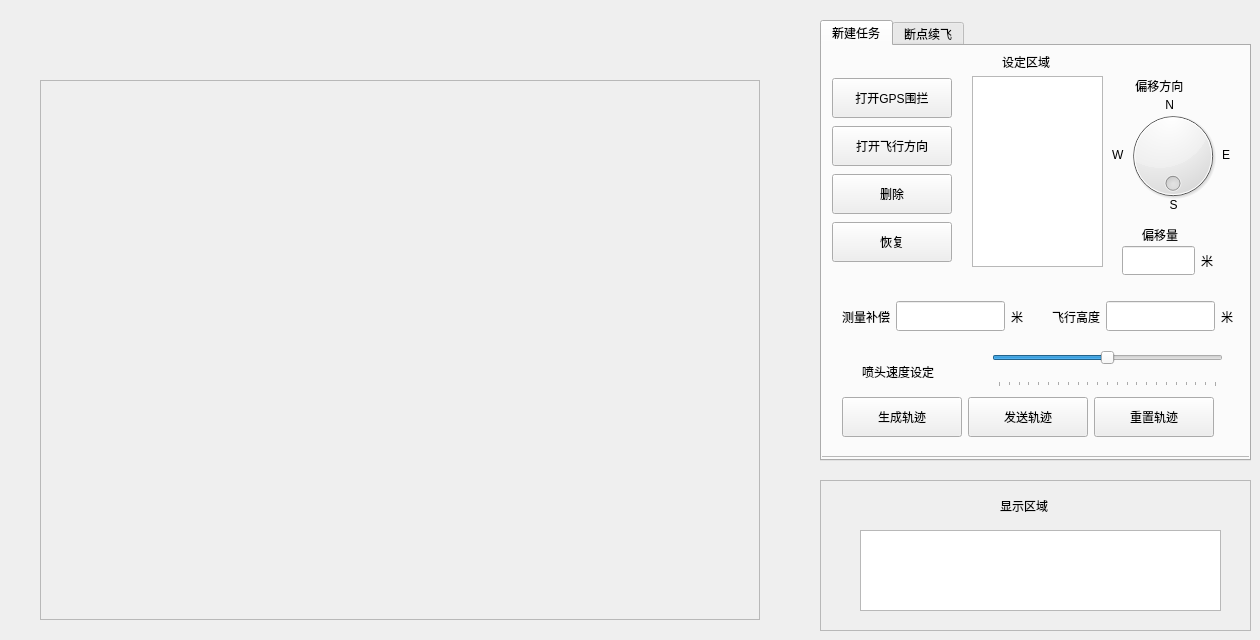
    <widget class="QWidget" name="tab_2">
     <attribute name="title">
      <string>飞行计划</string>
     </attribute>
     <widget class="QFrame" name="frame_Fly_Route">
      <property name="geometry">
       <rect>
        <x>40</x>
        <y>80</y>
        <width>720</width>
        <height>540</height>
       </rect>
      </property>
      <property name="minimumSize">
       <size>
        <width>720</width>
        <height>540</height>
       </size>
      </property>
      <property name="maximumSize">
       <size>
        <width>720</width>
        <height>540</height>
       </size>
      </property>
      <property name="frameShape">
       <enum>QFrame::StyledPanel</enum>
      </property>
      <property name="frameShadow">
       <enum>QFrame::Raised</enum>
      </property>
     </widget>
     <widget class="QFrame" name="frame_2">
      <property name="geometry">
       <rect>
        <x>820</x>
        <y>480</y>
        <width>431</width>
        <height>151</height>
       </rect>
      </property>
      <property name="frameShape">
       <enum>QFrame::StyledPanel</enum>
      </property>
      <property name="frameShadow">
       <enum>QFrame::Raised</enum>
      </property>
      <widget class="QLabel" name="label_43">
       <property name="geometry">
        <rect>
         <x>180</x>
         <y>10</y>
         <width>61</width>
         <height>31</height>
        </rect>
       </property>
       <property name="lineWidth">
        <number>2</number>
       </property>
       <property name="text">
        <string>显示区域</string>
       </property>
       <property name="scaledContents">
        <bool>false</bool>
       </property>
      </widget>
      <widget class="QTextBrowser" name="textBrowser_Offboard_Message">
       <property name="geometry">
        <rect>
         <x>40</x>
         <y>50</y>
         <width>361</width>
         <height>81</height>
        </rect>
       </property>
       <property name="maximumSize">
        <size>
         <width>2000</width>
         <height>16777215</height>
        </size>
       </property>
      </widget>
     </widget>
     <widget class="QTabWidget" name="tabWidget_Flight_Settings">
      <property name="geometry">
       <rect>
        <x>820</x>
        <y>20</y>
        <width>431</width>
        <height>441</height>
       </rect>
      </property>
      <property name="currentIndex">
       <number>0</number>
      </property>
      <widget class="QWidget" name="tab_4">
       <attribute name="title">
        <string>新建任务</string>
       </attribute>
       <widget class="QFrame" name="frame">
        <property name="geometry">
         <rect>
          <x>-10</x>
          <y>-10</y>
          <width>441</width>
          <height>421</height>
         </rect>
        </property>
        <property name="frameShape">
         <enum>QFrame::StyledPanel</enum>
        </property>
        <property name="frameShadow">
         <enum>QFrame::Raised</enum>
        </property>
        <widget class="QSlider" name="horizontalSlider_Spray">
         <property name="geometry">
          <rect>
           <x>180</x>
           <y>300</y>
           <width>231</width>
           <height>51</height>
          </rect>
         </property>
         <property name="cursor">
          <cursorShape>OpenHandCursor</cursorShape>
         </property>
         <property name="minimum">
          <number>-11</number>
         </property>
         <property name="maximum">
          <number>11</number>
         </property>
         <property name="singleStep">
          <number>1</number>
         </property>
         <property name="pageStep">
          <number>10</number>
         </property>
         <property name="value">
          <number>0</number>
         </property>
         <property name="orientation">
          <enum>Qt::Horizontal</enum>
         </property>
         <property name="tickPosition">
          <enum>QSlider::TicksBelow</enum>
         </property>
        </widget>
        <widget class="QLabel" name="label_38">
         <property name="geometry">
          <rect>
           <x>50</x>
           <y>320</y>
           <width>121</width>
           <height>31</height>
          </rect>
         </property>
         <property name="text">
          <string>喷头速度设定</string>
         </property>
        </widget>
        <widget class="QLabel" name="label_40">
         <property name="geometry">
          <rect>
           <x>190</x>
           <y>10</y>
           <width>61</width>
           <height>31</height>
          </rect>
         </property>
         <property name="lineWidth">
          <number>2</number>
         </property>
         <property name="text">
          <string>设定区域</string>
         </property>
         <property name="scaledContents">
          <bool>false</bool>
         </property>
        </widget>
        <widget class="QListWidget" name="listWidget_GPS_Point">
         <property name="geometry">
          <rect>
           <x>160</x>
           <y>40</y>
           <width>131</width>
           <height>191</height>
          </rect>
         </property>
        </widget>
        <widget class="QLabel" name="label_7">
         <property name="geometry">
          <rect>
           <x>330</x>
           <y>190</y>
           <width>67</width>
           <height>17</height>
          </rect>
         </property>
         <property name="text">
          <string>偏移量</string>
         </property>
        </widget>
        <widget class="QDial" name="dial_Offset_Angle">
         <property name="geometry">
          <rect>
           <x>311</x>
           <y>70</y>
           <width>100</width>
           <height>100</height>
          </rect>
         </property>
         <property name="maximum">
          <number>360</number>
         </property>
         <property name="pageStep">
          <number>360</number>
         </property>
         <property name="orientation">
          <enum>Qt::Vertical</enum>
         </property>
         <property name="invertedAppearance">
          <bool>false</bool>
         </property>
         <property name="invertedControls">
          <bool>true</bool>
         </property>
         <property name="wrapping">
          <bool>true</bool>
         </property>
         <property name="notchTarget">
          <double>10.000000000000000</double>
         </property>
         <property name="notchesVisible">
          <bool>false</bool>
         </property>
        </widget>
        <widget class="QLabel" name="label_11">
         <property name="geometry">
          <rect>
           <x>310</x>
           <y>40</y>
           <width>91</width>
           <height>20</height>
          </rect>
         </property>
         <property name="text">
          <string>    偏移方向</string>
         </property>
        </widget>
        <widget class="QWidget" name="layoutWidget">
         <property name="geometry">
          <rect>
           <x>30</x>
           <y>360</y>
           <width>374</width>
           <height>42</height>
          </rect>
         </property>
         <layout class="QHBoxLayout" name="horizontalLayout_2">
          <item>
           <widget class="QPushButton" name="pushButton_Route_Generate">
            <property name="minimumSize">
             <size>
              <width>120</width>
              <height>40</height>
             </size>
            </property>
            <property name="maximumSize">
             <size>
              <width>120</width>
              <height>40</height>
             </size>
            </property>
            <property name="text">
             <string>生成轨迹</string>
            </property>
           </widget>
          </item>
          <item>
           <widget class="QPushButton" name="pushButton_Route_Send">
            <property name="minimumSize">
             <size>
              <width>120</width>
              <height>40</height>
             </size>
            </property>
            <property name="maximumSize">
             <size>
              <width>120</width>
              <height>40</height>
             </size>
            </property>
            <property name="text">
             <string>发送轨迹</string>
            </property>
           </widget>
          </item>
          <item>
           <widget class="QPushButton" name="pushButton_Route_Reset">
            <property name="minimumSize">
             <size>
              <width>120</width>
              <height>40</height>
             </size>
            </property>
            <property name="maximumSize">
             <size>
              <width>120</width>
              <height>40</height>
             </size>
            </property>
            <property name="text">
             <string>重置轨迹</string>
            </property>
           </widget>
          </item>
         </layout>
        </widget>
        <widget class="QWidget" name="layoutWidget">
         <property name="geometry">
          <rect>
           <x>20</x>
           <y>40</y>
           <width>122</width>
           <height>191</height>
          </rect>
         </property>
         <layout class="QVBoxLayout" name="verticalLayout_9">
          <item>
           <widget class="QPushButton" name="pushButton_Open_Fence">
            <property name="minimumSize">
             <size>
              <width>120</width>
              <height>40</height>
             </size>
            </property>
            <property name="maximumSize">
             <size>
              <width>120</width>
              <height>40</height>
             </size>
            </property>
            <property name="text">
             <string>打开GPS围拦</string>
            </property>
           </widget>
          </item>
          <item>
           <widget class="QPushButton" name="pushButton_Open_Diraction">
            <property name="minimumSize">
             <size>
              <width>120</width>
              <height>40</height>
             </size>
            </property>
            <property name="maximumSize">
             <size>
              <width>120</width>
              <height>40</height>
             </size>
            </property>
            <property name="text">
             <string>打开飞行方向</string>
            </property>
           </widget>
          </item>
          <item>
           <widget class="QPushButton" name="pushButton_Delete_Point">
            <property name="minimumSize">
             <size>
              <width>120</width>
              <height>40</height>
             </size>
            </property>
            <property name="maximumSize">
             <size>
              <width>120</width>
              <height>40</height>
             </size>
            </property>
            <property name="text">
             <string>删除</string>
            </property>
           </widget>
          </item>
          <item>
           <widget class="QPushButton" name="pushButton_Restore_Point">
            <property name="minimumSize">
             <size>
              <width>120</width>
              <height>40</height>
             </size>
            </property>
            <property name="maximumSize">
             <size>
              <width>120</width>
              <height>40</height>
             </size>
            </property>
            <property name="text">
             <string>恢复</string>
            </property>
           </widget>
          </item>
         </layout>
        </widget>
        <widget class="QLabel" name="label_13">
         <property name="geometry">
          <rect>
           <x>310</x>
           <y>60</y>
           <width>56</width>
           <height>17</height>
          </rect>
         </property>
         <property name="text">
          <string>             N</string>
         </property>
        </widget>
        <widget class="QLabel" name="label_17">
         <property name="geometry">
          <rect>
           <x>351</x>
           <y>160</y>
           <width>21</width>
           <height>17</height>
          </rect>
         </property>
         <property name="text">
          <string>  S</string>
         </property>
        </widget>
        <widget class="QLabel" name="label_19">
         <property name="geometry">
          <rect>
           <x>300</x>
           <y>110</y>
           <width>21</width>
           <height>17</height>
          </rect>
         </property>
         <property name="text">
          <string>W</string>
         </property>
        </widget>
        <widget class="QLabel" name="label_21">
         <property name="geometry">
          <rect>
           <x>410</x>
           <y>110</y>
           <width>21</width>
           <height>17</height>
          </rect>
         </property>
         <property name="text">
          <string>E</string>
         </property>
        </widget>
        <widget class="QWidget" name="layoutWidget">
         <property name="geometry">
          <rect>
           <x>310</x>
           <y>210</y>
           <width>91</width>
           <height>29</height>
          </rect>
         </property>
         <layout class="QHBoxLayout" name="horizontalLayout_3">
          <item>
           <widget class="QLineEdit" name="lineEdit_Offset_Dist">
            <property name="maximumSize">
             <size>
              <width>16777215</width>
              <height>30</height>
             </size>
            </property>
           </widget>
          </item>
          <item>
           <widget class="QLabel" name="label_22">
            <property name="text">
             <string>米</string>
            </property>
           </widget>
          </item>
         </layout>
        </widget>
        <widget class="QWidget" name="layoutWidget_6">
         <property name="geometry">
          <rect>
           <x>30</x>
           <y>260</y>
           <width>181</width>
           <height>41</height>
          </rect>
         </property>
         <layout class="QHBoxLayout" name="horizontalLayout_7">
          <item>
           <widget class="QLabel" name="label_27">
            <property name="text">
             <string>测量补偿</string>
            </property>
           </widget>
          </item>
          <item>
           <widget class="QLineEdit" name="lineEdit_Measure_Compensation">
            <property name="minimumSize">
             <size>
              <width>0</width>
              <height>30</height>
             </size>
            </property>
            <property name="maximumSize">
             <size>
              <width>16777215</width>
              <height>30</height>
             </size>
            </property>
           </widget>
          </item>
          <item>
           <widget class="QLabel" name="label_29">
            <property name="text">
             <string>米</string>
            </property>
           </widget>
          </item>
         </layout>
        </widget>
        <widget class="QWidget" name="layoutWidget">
         <property name="geometry">
          <rect>
           <x>240</x>
           <y>260</y>
           <width>181</width>
           <height>41</height>
          </rect>
         </property>
         <layout class="QHBoxLayout" name="horizontalLayout_4">
          <item>
           <widget class="QLabel" name="label_26">
            <property name="text">
             <string>飞行高度</string>
            </property>
           </widget>
          </item>
          <item>
           <widget class="QLineEdit" name="lineEdit_Flying_Height">
            <property name="minimumSize">
             <size>
              <width>0</width>
              <height>30</height>
             </size>
            </property>
            <property name="maximumSize">
             <size>
              <width>16777215</width>
              <height>30</height>
             </size>
            </property>
           </widget>
          </item>
          <item>
           <widget class="QLabel" name="label_25">
            <property name="text">
             <string>米</string>
            </property>
           </widget>
          </item>
         </layout>
        </widget>
       </widget>
      </widget>
      <widget class="QWidget" name="tab_5">
       <attribute name="title">
        <string>断点续飞</string>
       </attribute>
      </widget>
     </widget>
     <zorder>frame_Fly_Route</zorder>
     <zorder>frame_2</zorder>
     <zorder>tabWidget_Flight_Settings</zorder>
     <zorder>frame</zorder>
    </widget>
